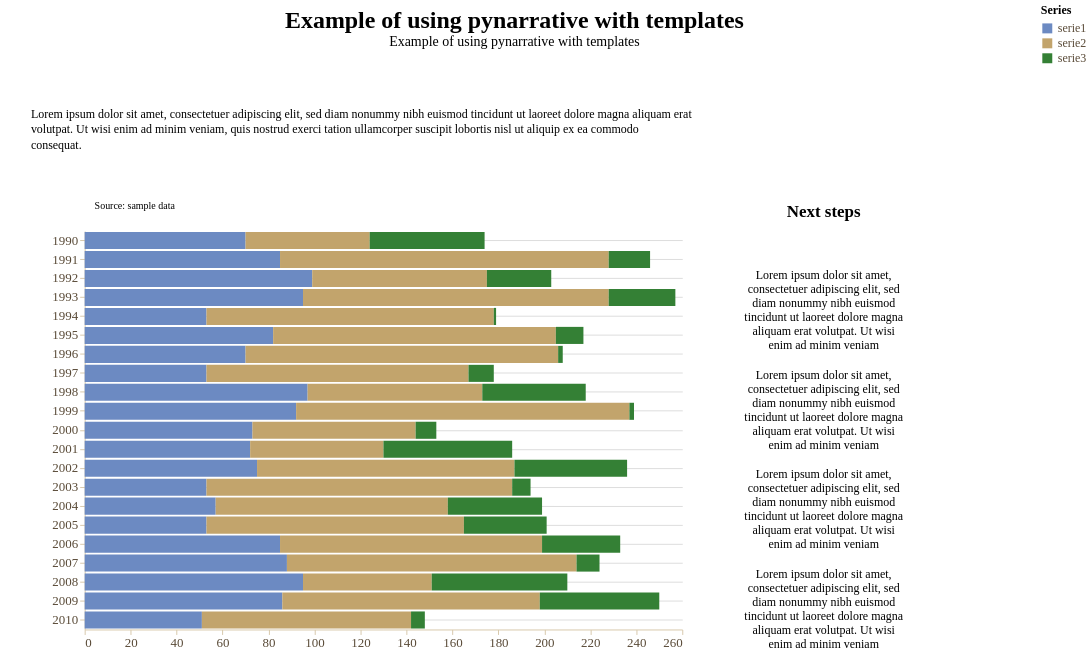

Notebook code cell kept with this figure:
### Markdown cell above
Data story with **bar chart**

### Code cell
story = (
    pn.Story(
    #Builing the Story class object
        data = cathegory_data_multiseries_long,
        width = 600,
        height = 400,
        template = blueBeigeTemplate #Using blueBeigeTemplate
    )

    #Method invocation
    #Bar chart
    .mark_bar(
        # cornerRadiusEnd = 10
    )

    #Data encoding
    #To create a horizontal bar chart we plot the cathegorical data on Y and the numerical data on X
    .encode(
        y = alt.Y(
            "year:O",
            title = "", 
            axis = alt.Axis(
                grid = True,
                ),
        ),
        x = alt.X(
            "values:Q",
            title = "",
        ),
        color = alt.Color("serie:N", title = "Series"),
    )
    
    #Data source
    .add_source(
        text = "Source: sample data",
        position = "top",
        align = "left"
    )
    
    #Title and subtitle
    .add_title(
        title = "Example of using pynarrative with templates",
        subtitle = "Example of using pynarrative with templates",
        align = "center"
    )

    .add_context(
        text = "Lorem ipsum dolor sit amet, consectetuer adipiscing elit, sed diam nonummy nibh euismod tincidunt ut laoreet dolore magna aliquam erat volutpat. Ut wisi enim ad minim veniam, quis nostrud exerci tation ullamcorper suscipit lobortis nisl ut aliquip ex ea commodo consequat.",
        position = "top",
    )

    .add_next_steps(
        mode = "vertical",
        position = "right",
        steps = [
            "Lorem ipsum dolor sit amet, consectetuer adipiscing elit, sed diam nonummy nibh euismod tincidunt ut laoreet dolore magna aliquam erat volutpat. Ut wisi enim ad minim veniam",
            "Lorem ipsum dolor sit amet, consectetuer adipiscing elit, sed diam nonummy nibh euismod tincidunt ut laoreet dolore magna aliquam erat volutpat. Ut wisi enim ad minim veniam",
            "Lorem ipsum dolor sit amet, consectetuer adipiscing elit, sed diam nonummy nibh euismod tincidunt ut laoreet dolore magna aliquam erat volutpat. Ut wisi enim ad minim veniam",
            "Lorem ipsum dolor sit amet, consectetuer adipiscing elit, sed diam nonummy nibh euismod tincidunt ut laoreet dolore magna aliquam erat volutpat. Ut wisi enim ad minim veniam"
            ]
    )

    .render()
)

story

### Figure 1 — Vega-Lite specification as saved in the notebook (floating-point values rounded to 4 significant figures)
{"config": {"view": {"continuousWidth": 300, "continuousHeight": 300, "strokeWidth": 0}, "axis": {"domainColor": "#d8c9ad", "grid": false, "labelColor": "#594a37", "labelFont": "Montserrat", "labelFontSize": 13, "tickColor": "#d8c9ad", "titleColor": "#000000", "titleFont": "Montserrat", "titleFontSize": 14}, "axisX": {"labelAngle": 0, "labelExpr": "length(datum.label) > 12 ? replace(datum.label, /\\s+/, '\\n') : datum.label", "labelLineHeight": 14}, "bar": {"color": "rgb(108, 138, 194)"}, "legend": {"labelColor": "#594a37", "labelFont": "Montserrat", "labelFontSize": 12, "titleColor": "#000000", "titleFont": "Montserrat", "titleFontSize": 12}, "line": {"color": "rgb(108, 138, 194)"}, "mark": {"strokeWidth": 2.5}, "point": {"color": "#000000", "filled": true, "size": 75}, "range": {"category": ["rgb(108, 138, 194)", "rgb(194, 164, 108)", "#348035", "#a46cc2", "#d96027"]}, "title": {"color": "#000000", "font": "Montserrat", "fontSize": 24}}, "vconcat": [{"layer": [{"mark": {"type": "text", "align": "center", "baseline": "top", "color": "#000000", "font": "Caveat", "fontSize": 24, "fontWeight": "bold", "text": "Example of using pynarrative with templates"}, "encoding": {"x": {"value": 300.0}, "y": {"value": 4}}}, {"mark": {"type": "text", "align": "center", "baseline": "top", "color": "#000000", "font": "Montserrat", "fontSize": 14, "text": "Example of using pynarrative with templates"}, "encoding": {"x": {"value": 300.0}, "y": {"value": 30}}}], "data": {"name": "data-6fad5c34291b82fc9632cbce143d677a"}, "height": 58, "width": 600}, {"vconcat": [{"layer": [{"mark": {"type": "rect", "color": "rgb(255, 255, 255)", "cornerRadius": 8.0, "opacity": 1.0, "stroke": "transparent", "strokeWidth": 2.0}, "encoding": {"x": {"value": 0}, "x2": {"value": 1020.0}, "y": {"value": 0}, "y2": {"value": 96.8}}}, {"mark": {"type": "text", "align": "left", "baseline": "top", "color": "rgb(0, 0, 0)", "font": "Montserrat", "fontSize": 12, "fontStyle": "normal", "fontWeight": "normal", "lineBreak": "\n", "lineHeight": 15.6, "text": "Lorem ipsum dolor sit amet, consectetuer adipiscing elit, sed diam nonummy nibh euismod tincidunt ut laoreet dolore magna aliquam erat\nvolutpat. Ut wisi enim ad minim veniam, quis nostrud exerci tation ullamcorper suscipit lobortis nisl ut aliquip ex ea commodo\nconsequat."}, "encoding": {"x": {"value": 25}, "y": {"value": 25}}}], "data": {"name": "data-6fad5c34291b82fc9632cbce143d677a"}, "height": 96.8, "width": 1020.0}, {"hconcat": [{"layer": [{"data": {"name": "data-79967ee47f124958cfff2437d13b542d"}, "mark": {"type": "bar"}, "encoding": {"color": {"field": "serie", "title": "Series", "type": "nominal"}, "x": {"field": "values", "title": "", "type": "quantitative"}, "y": {"axis": {"grid": true}, "field": "year", "title": "", "type": "ordinal"}}}, {"data": {"name": "data-6fad5c34291b82fc9632cbce143d677a"}, "mark": {"type": "text", "align": "left", "baseline": "bottom", "color": "rgb(0, 0, 0)", "font": "Montserrat", "fontSize": 10, "lineBreak": "\n", "text": "Source: sample data"}, "encoding": {"x": {"value": 10}, "y": {"value": -20}}}], "height": 400, "width": 600}, {"layer": [{"mark": {"type": "rect", "color": "rgb(255, 255, 255)", "cornerRadius": 8.0, "opacity": 1.0, "stroke": "transparent", "strokeWidth": 2.0}, "encoding": {"x": {"axis": null, "field": "x", "type": "quantitative"}, "x2": {"field": "x2"}, "y": {"axis": null, "field": "y", "type": "quantitative"}, "y2": {"field": "y2"}}}, {"mark": {"type": "text", "align": "center", "baseline": "top", "clip": true, "color": "rgb(0, 0, 0)", "font": "Montserrat", "fontSize": 12, "lineBreak": "\n", "lineHeight": 14}, "encoding": {"text": {"field": "text", "type": "nominal"}, "x": {"axis": null, "field": "x_mid", "type": "quantitative"}, "y": {"axis": null, "field": "y_text", "type": "quantitative"}}}], "data": {"name": "data-f7cd308edad6b7349e23562b214f35f5"}, "height": 424, "title": {"text": ["Next steps"], "color": "rgb(0, 0, 0)", "font": "Montserrat", "fontSize": 17, "offset": 10}, "width": 240}]}], "center": true}], "center": true, "resolve": {"axis": {"x": "shared", "y": "shared"}}, "$schema": "https://vega.github.io/schema/vega-lite/v6.4.1.json", "datasets": {"data-6fad5c34291b82fc9632cbce143d677a": [{"_": 0}], "data-79967ee47f124958cfff2437d13b542d": [{"year": 1990, "serie": "serie1", "values": 70}, {"year": 1991, "serie": "serie1", "values": 85}, {"year": 1992, "serie": "serie1", "values": 99}, {"year": 1993, "serie": "serie1", "values": 95}, {"year": 1994, "serie": "serie1", "values": 53}, {"year": 1995, "serie": "serie1", "values": 82}, {"year": 1996, "serie": "serie1", "values": 70}, {"year": 1997, "serie": "serie1", "values": 53}, {"year": 1998, "serie": "serie1", "values": 97}, {"year": 1999, "serie": "serie1", "values": 92}, {"year": 2000, "serie": "serie1", "values": 73}, {"year": 2001, "serie": "serie1", "values": 72}, {"year": 2002, "serie": "serie1", "values": 75}, {"year": 2003, "serie": "serie1", "values": 53}, {"year": 2004, "serie": "serie1", "values": 57}, {"year": 2005, "serie": "serie1", "values": 53}, {"year": 2006, "serie": "serie1", "values": 85}, {"year": 2007, "serie": "serie1", "values": 88}, {"year": 2008, "serie": "serie1", "values": 95}, {"year": 2009, "serie": "serie1", "values": 86}, {"year": 2010, "serie": "serie1", "values": 51}, {"year": 1990, "serie": "serie2", "values": 54}, {"year": 1991, "serie": "serie2", "values": 143}, {"year": 1992, "serie": "serie2", "values": 76}, {"year": 1993, "serie": "serie2", "values": 133}, {"year": 1994, "serie": "serie2", "values": 125}, {"year": 1995, "serie": "serie2", "values": 123}, {"year": 1996, "serie": "serie2", "values": 136}, {"year": 1997, "serie": "serie2", "values": 114}, {"year": 1998, "serie": "serie2", "values": 76}, {"year": 1999, "serie": "serie2", "values": 145}, {"year": 2000, "serie": "serie2", "values": 71}, {"year": 2001, "serie": "serie2", "values": 58}, {"year": 2002, "serie": "serie2", "values": 112}, {"year": 2003, "serie": "serie2", "values": 133}, {"year": 2004, "serie": "serie2", "values": 101}, {"year": 2005, "serie": "serie2", "values": 112}, {"year": 2006, "serie": "serie2", "values": 114}, {"year": 2007, "serie": "serie2", "values": 126}, {"year": 2008, "serie": "serie2", "values": 56}, {"year": 2009, "serie": "serie2", "values": 112}, {"year": 2010, "serie": "serie2", "values": 91}, {"year": 1990, "serie": "serie3", "values": 50}, {"year": 1991, "serie": "serie3", "values": 18}, {"year": 1992, "serie": "serie3", "values": 28}, {"year": 1993, "serie": "serie3", "values": 29}, {"year": 1994, "serie": "serie3", "values": 1}, {"year": 1995, "serie": "serie3", "values": 12}, {"year": 1996, "serie": "serie3", "values": 2}, {"year": 1997, "serie": "serie3", "values": 11}, {"year": 1998, "serie": "serie3", "values": 45}, {"year": 1999, "serie": "serie3", "values": 2}, {"year": 2000, "serie": "serie3", "values": 9}, {"year": 2001, "serie": "serie3", "values": 56}, {"year": 2002, "serie": "serie3", "values": 49}, {"year": 2003, "serie": "serie3", "values": 8}, {"year": 2004, "serie": "serie3", "values": 41}, {"year": 2005, "serie": "serie3", "values": 36}, {"year": 2006, "serie": "serie3", "values": 34}, {"year": 2007, "serie": "serie3", "values": 10}, {"year": 2008, "serie": "serie3", "values": 59}, {"year": 2009, "serie": "serie3", "values": 52}, {"year": 2010, "serie": "serie3", "values": 6}], "data-f7cd308edad6b7349e23562b214f35f5": [{"x": 0, "y": 318, "x2": 240, "y2": 414, "text": "Lorem ipsum dolor sit amet,\nconsectetuer adipiscing elit, sed\ndiam nonummy nibh euismod\ntincidunt ut laoreet dolore magna\naliquam erat volutpat. Ut wisi\nenim ad minim veniam", "x_mid": 120.0, "y_text": 408}, {"x": 0, "y": 212, "x2": 240, "y2": 308, "text": "Lorem ipsum dolor sit amet,\nconsectetuer adipiscing elit, sed\ndiam nonummy nibh euismod\ntincidunt ut laoreet dolore magna\naliquam erat volutpat. Ut wisi\nenim ad minim veniam", "x_mid": 120.0, "y_text": 302}, {"x": 0, "y": 106, "x2": 240, "y2": 202, "text": "Lorem ipsum dolor sit amet,\nconsectetuer adipiscing elit, sed\ndiam nonummy nibh euismod\ntincidunt ut laoreet dolore magna\naliquam erat volutpat. Ut wisi\nenim ad minim veniam", "x_mid": 120.0, "y_text": 196}, {"x": 0, "y": 0, "x2": 240, "y2": 96, "text": "Lorem ipsum dolor sit amet,\nconsectetuer adipiscing elit, sed\ndiam nonummy nibh euismod\ntincidunt ut laoreet dolore magna\naliquam erat volutpat. Ut wisi\nenim ad minim veniam", "x_mid": 120.0, "y_text": 90}]}}
